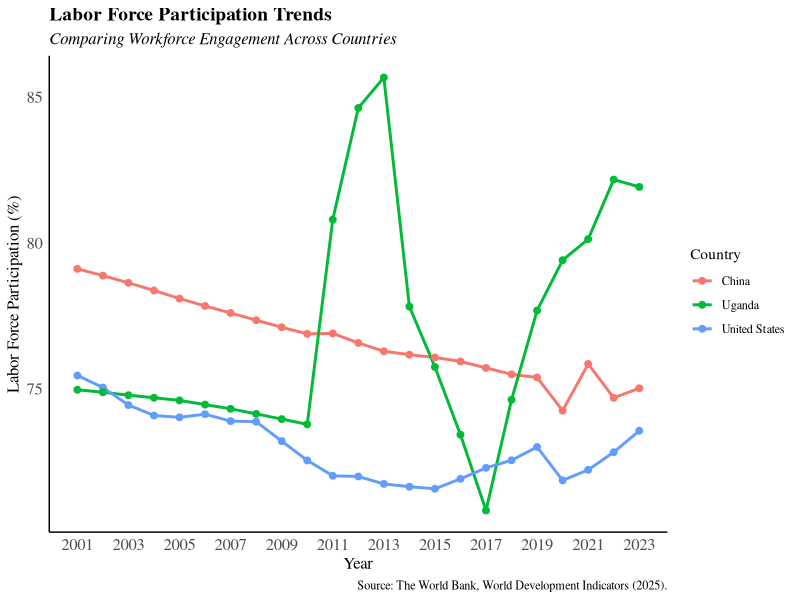
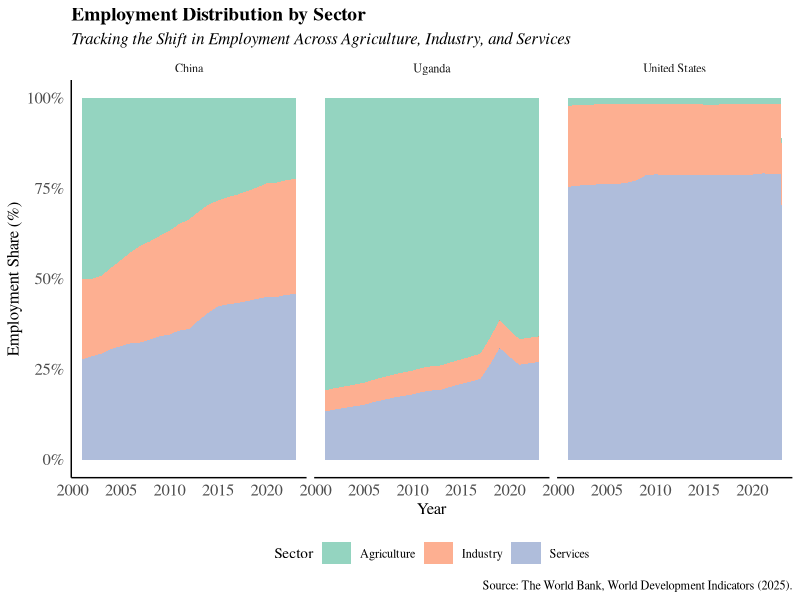
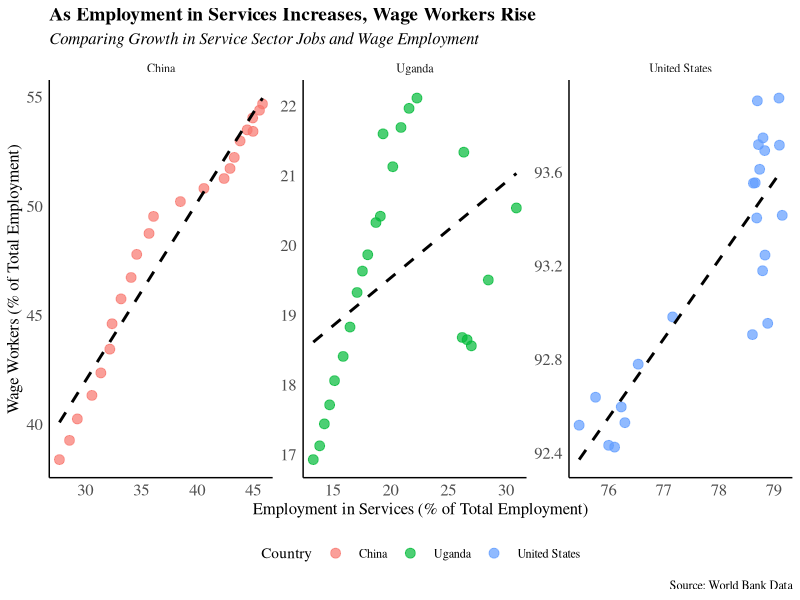
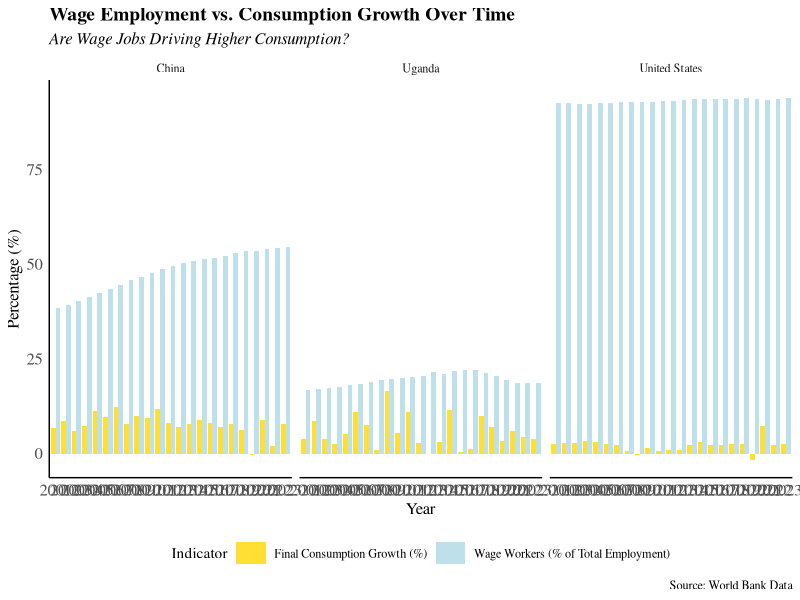

Write R code to recreate these figures, in order.
## ---- chunk 1

library(readxl)
library(writexl)
library(tidyverse)
library(tibble)

## ---- chunk 2
# Read Original File and Assign it to "data" 

data <- read_excel("data/0_OriginData_World_Development_Indicators.xlsx")

# Pivot longer to convert year columns into a "Year" column

data_long <- data |>
  pivot_longer(
    cols = starts_with("20"), 
    # Select all year columns (2001-2023)
    names_to = "Year",          
    # Move column names to "Year"
    values_to = "Value"
    # Store data values in "Value"
    )        

# Drop NAs contained by these cols

data_long <- data_long |>
  drop_na(`Country Name`, `Country Code`, `Series Code`, `Series Name`)

# Convert Year column to numeric

data_long$Year <- as.numeric(str_extract(data_long$Year, "\\d+"))

# Pivot wider to make Series Name values into separate columns

data_clean <- data_long |>
  select(-"Series Code") |>
  # delete the "Series Code" column
  pivot_wider(names_from = "Series Name", 
              values_from = "Value")

## ---- chunk 3
# Define selected variables
data_available <- data_clean %>%
  select(
    country_name                = `Country Name`,
    country_code                = `Country Code`,
    year                        = `Year`,
    empl_agri                 = `Employment in agriculture (% of total employment) (modeled ILO estimate)`,
    empl_industry             = `Employment in industry (% of total employment) (modeled ILO estimate)`,
    empl_services             = `Employment in services (% of total employment) (modeled ILO estimate)`,
    final_cons_growth           = `Final consumption expenditure (annual % growth)`,
    gdp_growth                  = `GDP growth (annual %)`,
    lfpr_total_15_64_milo        = `Labor force participation rate, total (% of total population ages 15-64) (modeled ILO estimate)`,
    self_employed_total         = `Self-employed, total (% of total employment) (modeled ILO estimate)`,
    vulnerable_emp_total        = `Vulnerable employment, total (% of total employment) (modeled ILO estimate)`,
    wage_workers_total          = `Wage and salaried workers, total (% of total employment) (modeled ILO estimate)`)

## ---- chunk 4
# Mutate the chr into numeric
data_available_clean <- data_available |> 
  mutate(across(-c(country_name, country_code, year), as.numeric))

## ---- chunk 5

codebook <- tribble(
  ~new_variable,                    ~original_variable,                                                    
  "country_name",                   "Country Name",
  "country_code",                   "Country Code",
  "year",                           "Year",
  "empl_agri",                      "Employment in agriculture (% of total employment) (modeled ILO estimate)",
  "empl_industry",                  "Employment in industry (% of total employment) (modeled ILO estimate)",
  "empl_services",                  "Employment in services (% of total employment) (modeled ILO estimate)",
  "final_cons_growth",              "Final consumption expenditure (annual % growth)",
  "gdp_growth",                     "GDP growth (annual %)",
  "households_cons_growth",         "Households and NPISHs Final consumption expenditure (annual % growth)",
  "lfpr_total_15_64_milo",          "Labor force participation rate, total (% of total population ages 15-64) (modeled ILO estimate)",
  "self_employed_total",            "Self-employed, total (% of total employment) (modeled ILO estimate)",
  "vulnerable_emp_total",           "Vulnerable employment, total (% of total employment) (modeled ILO estimate)",
  "wage_workers_total",             "Wage and salaried workers, total (% of total employment) (modeled ILO estimate)"
)



## ---- chunk 6
ggplot(data_available_clean, aes(x = year, group = country_name, color = country_name)) +
  geom_line(aes(y = lfpr_total_15_64_milo), size = 1) +
  geom_point(aes(y = lfpr_total_15_64_milo), size = 2) +
  scale_x_continuous(breaks = seq(min(data_available_clean$year), max(data_available_clean$year), by = 2)) +
  labs(
    title = "Labor Force Participation Trends",
    subtitle = "Comparing Workforce Engagement Across Countries",
    x = "Year", 
    y = "Labor Force Participation (%)",
    color = "Country",
    caption = "Source: The World Bank, World Development Indicators (2025)."
  ) +
  theme_minimal() +
  theme(
    text = element_text(family = "serif"),
    panel.grid = element_blank(),
    plot.title = element_text(size = 14, face = "bold"),  
    plot.subtitle = element_text(size = 12, face = "italic"),  
    axis.title.x = element_text(size = 12),  
    axis.title.y = element_text(size = 12),  
    axis.text.x = element_text(size = 12),  
    axis.text.y = element_text(size = 12),
    legend.position = "right",
    axis.line = element_line(color="black")
)
## ---- chunk 7
data_available_clean |>
  mutate(total_employment = empl_agri + empl_industry + empl_services) |>
  pivot_longer(cols = c(empl_agri, empl_industry, empl_services),
               names_to = "sector",
               values_to = "employment_rate") |>
  mutate(employment_share = employment_rate / total_employment * 100) |>
  ggplot(aes(x = year, y = employment_share, fill = sector)) +
  geom_area(alpha = 0.7) + 
  facet_wrap(~country_name) +
  labs(
    title = "Employment Distribution by Sector",
    subtitle = "Tracking the Shift in Employment Across Agriculture, Industry, and Services",
    x = "Year", y = "Employment Share (%)",
    fill = "Sector",
    caption = "Source: The World Bank, World Development Indicators (2025)."
  ) +
  scale_fill_manual(values = c("empl_agri" = "#66c2a5", 
                               "empl_industry" = "#fc8d62", 
                               "empl_services" = "#8da0cb"),
                    labels = c("Agriculture", "Industry", "Services")) + 
  scale_y_continuous(labels = scales::percent_format(scale = 1)) +
  theme_minimal() +
  theme(
    text = element_text(family = "serif"),
    panel.grid = element_blank(),
    plot.title = element_text(size = 14, face = "bold"),  
    plot.subtitle = element_text(size = 12, face = "italic"),  
    axis.title.x = element_text(size = 12),  
    axis.title.y = element_text(size = 12),    
    axis.text.x = element_text(size = 12),  
    axis.text.y = element_text(size = 12),
    legend.position = "bottom",
    axis.line = element_line(color = "black"),
    legend.key.width = unit(0.8,"cm")
)
## ---- chunk 8

ggplot(data_available_clean, aes(x = empl_services, y = wage_workers_total, color = country_name)) +
  geom_point(size = 3, alpha = 0.7) +  # Scatter points with transparency
  geom_smooth(method = "lm", se = FALSE, linetype = "dashed", color = "black") +  # Trend line per country
  facet_wrap(~country_name, scales = "free") +  # Separate plots for each country
  labs(
    title = "As Employment in Services Increases, Wage Workers Rise",
    subtitle = "Comparing Growth in Service Sector Jobs and Wage Employment",
    x = "Employment in Services (% of Total Employment)", 
    y = "Wage Workers (% of Total Employment)",
    color = "Country",
    caption = "Source: World Bank Data"
  ) +
    theme_minimal() +
  theme(
    text = element_text(family = "serif"),
    panel.grid = element_blank(),
    plot.title = element_text(size = 14, face = "bold"),  
    plot.subtitle = element_text(size = 12, face = "italic"),  
    axis.title.x = element_text(size = 12),  
    axis.title.y = element_text(size = 12),  
    axis.text.x = element_text(size = 12),  
    axis.text.y = element_text(size = 12),
    legend.position = "bottom",
    axis.line = element_line(color = "black"),  
    legend.key.width = unit(0.8,"cm")
)

## ---- chunk 9
library(ggplot2)
library(dplyr)
library(tidyr)

# Ensure data is correctly reshaped
data_long <- data_available_clean %>%
  select(year, country_name, wage_workers_total, final_cons_growth) %>%
  pivot_longer(cols = c(wage_workers_total, final_cons_growth),
               names_to = "Metric",
               values_to = "Value")  # Ensure this column is correctly created

# Improve labels
data_long$Metric <- recode(data_long$Metric,
                           "wage_workers_total" = "Wage Workers (% of Total Employment)",
                           "final_cons_growth" = "Final Consumption Growth (%)")

# Check the structure of data to ensure 'Value' exists
print(head(data_long))

# Create bar graph
ggplot(data_long, aes(x = factor(year), y = Value, fill = Metric)) +  # Convert year to factor for discrete x-axis
  geom_col(position = "dodge", alpha = 0.8) +
  facet_wrap(~country_name) +  # Create separate plots per country
  scale_fill_manual(values = c("Wage Workers (% of Total Employment)" = "lightblue",
                               "Final Consumption Growth (%)" = "gold")) +
  labs(
    title = "Wage Employment vs. Consumption Growth Over Time",
    subtitle = "Are Wage Jobs Driving Higher Consumption?",
    x = "Year",
    y = "Percentage (%)",
    fill = "Indicator",
    caption = "Source: World Bank Data"
  ) +
    theme_minimal() +
  theme(
    text = element_text(family = "serif"),
    panel.grid = element_blank(),
    plot.title = element_text(size = 14, face = "bold"),  
    plot.subtitle = element_text(size = 12, face = "italic"),  
    axis.title.x = element_text(size = 12),  
    axis.title.y = element_text(size = 12),  
    axis.text.x = element_text(size = 12),  
    axis.text.y = element_text(size = 12),
    legend.position = "bottom",
    axis.line = element_line(color = "black"),  # Ensures both x-axis and y-axis lines are visible
    legend.key.width = unit(0.8,"cm")
)


